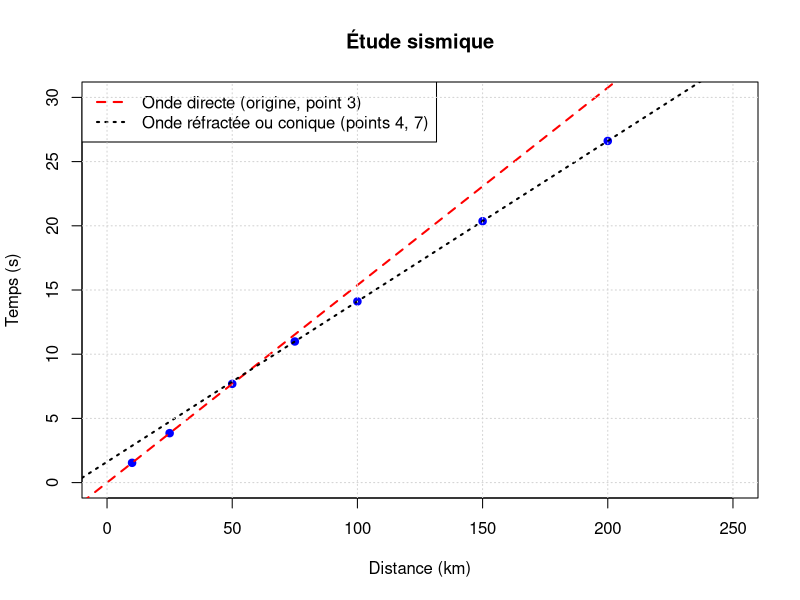

Source code (R):
# Étude sismique
#----------------------------

# Données
xx = c(10, 25, 50, 75, 100, 150, 200)
tt = c(1.54, 3.85, 7.69, 10.99, 14.11, 20.36, 26.61)

# Tracer les points
plot(xx, tt, type = 'p', pch = 19, col = "blue", 
     xlab = "Distance (km)", ylab = "Temps (s)", main = "Étude sismique", xlim = c(0, 250), ylim = c(0, 30))

# Calcul des pentes
v1 = xx[3] / tt[3]  # Pente de la droite passant par l'origine et le point 3
v2 = (xx[7] - xx[4]) / (tt[7] - tt[4])  # Pente de la droite passant par les points 4 et 7

# Calcul de l'ordonnée à l'origine pour la deuxième droite
t0 = tt[7] - xx[7] / v2

# Droite 1 : passant par l'origine et le point 3
abline(a = 0, b = 1 / v1, col = "red", lwd = 2, lty = 2)  # a = ordonnée à l'origine, b = pente

# Droite 2 : passant par les points 4 et 7
abline(a = t0, b = 1 / v2, col = "black", lwd = 2, lty = 3)  # a = t0, b = pente

# Ajout de légende
legend("topleft", legend = c("Onde directe (origine, point 3)", "Onde réfractée ou conique (points 4, 7)"), 
       col = c("red", "black"), lwd = 2, lty = c(2, 3), bg = "white")

grid()

# Calculs supplémentaires
lambda = asin(v1 / v2)
h = t0 / (2 * cos(lambda)) * v1

# Impression des résultats
cat("Résultats des calculs :\n")
cat(sprintf("- Pente de la droite 1 (v1) : %.2f km/s\n", v1))
cat(sprintf("- Pente de la droite 2 (v2) : %.2f km/s\n", v2))
cat(sprintf("- Ordonnée à l'origine de la droite 2 (t0) : %.2f s\n", t0))
cat(sprintf("- Lambda (asin(v1 / v2)) : %.4f rad\n", lambda))
cat(sprintf("- Lambda (asin(v1 / v2)) : %.4f°\n", lambda*180/pi))
cat(sprintf("- h : %.2f km\n", h))
